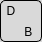
              <widget class="QWidget" name="key_D" native="true">
               <property name="minimumSize">
                <size>
                 <width>42</width>
                 <height>42</height>
                </size>
               </property>
               <property name="maximumSize">
                <size>
                 <width>42</width>
                 <height>42</height>
                </size>
               </property>
               <property name="styleSheet">
                <string notr="true">border: 1px solid black;
background-color: #D9D9D9; 
border-radius: 5px;
 color: black; 
</string>
               </property>
               <layout class="QGridLayout" name="gridLayout_37" rowstretch="0,0,0,0" columnstretch="0,0,0">
                <property name="leftMargin">
                 <number>0</number>
                </property>
                <property name="topMargin">
                 <number>0</number>
                </property>
                <property name="rightMargin">
                 <number>0</number>
                </property>
                <property name="bottomMargin">
                 <number>0</number>
                </property>
                <property name="spacing">
                 <number>0</number>
                </property>
                <item row="3" column="0">
                 <widget class="QLabel" name="label_91">
                  <property name="styleSheet">
                   <string notr="true">border: none; background: transparent</string>
                  </property>
                  <property name="text">
                   <string/>
                  </property>
                 </widget>
                </item>
                <item row="2" column="0">
                 <widget class="QLabel" name="label_92">
                  <property name="styleSheet">
                   <string notr="true">border: none;  background: transparent</string>
                  </property>
                  <property name="text">
                   <string>  D</string>
                  </property>
                 </widget>
                </item>
                <item row="3" column="2">
                 <widget class="QLabel" name="label_90">
                  <property name="styleSheet">
                   <string notr="true">border: none;  background: transparent</string>
                  </property>
                  <property name="text">
                   <string> В</string>
                  </property>
                 </widget>
                </item>
               </layout>
              </widget>
